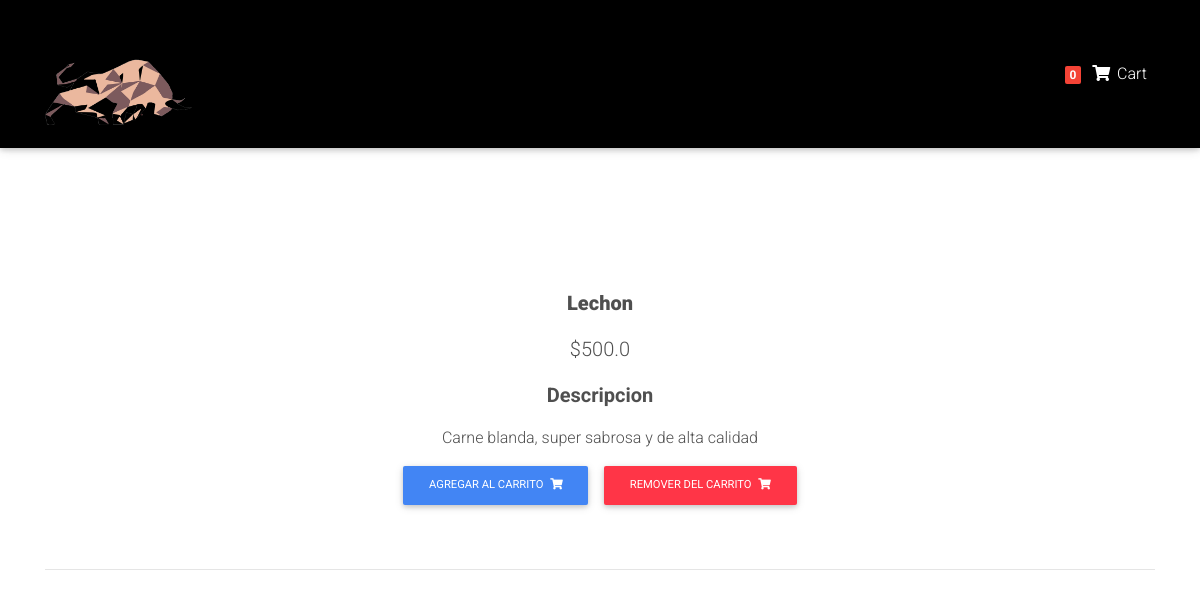
The app's page /producto/Test-product2/ with its own data.
### Buffet/models.py (models this page shows, shortened)
class Item(models.Model):
    title = models.CharField(max_length=100)
    price = models.FloatField()
    category = models.CharField(choices=CATEGORY_CHOICES, max_length=2)
    slug = models.SlugField()
    descripcion = models.TextField()
    def add_to_cart_url(self):
        return reverse("Buffet:add_to_cart", kwargs={
            'slug': self.slug
        })
    def get_remove_cart(self):
        return reverse("Buffet:remove_cart", kwargs={
            'slug': self.slug
        })

### Buffet/views.py (the view)
# urls.py: path('producto/<slug>/', ItemDetailView.as_view(), name = 'product'),
class ItemDetailView(DetailView):
    model = Item
    template_name = "product.html"

### Buffet/templatetags/cart_templatestags.py (called while the page is built)
@register.filter
def cart_item_count(user):
    if user.is_authenticated:
        qs = Order.objects.filter(user=user, ordered=False)
        if qs.exists():
            return qs[0].items.count()
    return 0

### Buffet/templates/product.html (shortened to what this page needs)
{% extends "base_cart.html" %}
{% load static %}
{% block content %}
<body>
  <main class="mt-5 pt-4">
    <div class="container dark-grey-text mt-5">
      <div class="row wow fadeIn">
        <div class="col-md-6 mb-4"style="text-align: center; margin-left: auto; margin-right: auto;">
          <div class="p-4" style="text-align: center; margin-left: auto; margin-right: auto;">
            <p class="lead font-weight-bold">
              <span><strong>{{ object.title }}</strong></span>
            </p>
            <p class="lead">
              <span>${{ object.price }}</span>
            </p>
            <p class="lead font-weight-bold">Descripcion</p>
            <p>{{ object.descripcion }}</p>
            <a href="{{ object.add_to_cart_url }}" class="btn btn-primary btn-md my-0 p" >Agregar al Carrito
              <i class="fas fa-shopping-cart ml-1"></i>
            </a>
            <a href="{{ object.get_remove_cart }}" class="btn btn-danger btn-md my-0 p" >Remover del Carrito
              <i class="fas fa-shopping-cart ml-1"></i>
            </a>
          </div>
        </div>
      </div>
      <hr>
{% endblock %}

### Buffet/templates/base_cart.html (style rules this page uses)
html, body, header, .carousel { height: 60vh; }

### records on screen
Item: title "Lechon", price "500.0", descripcion "Carne blanda, super sabrosa y de alta calidad"

### other values on screen
{{ request.user|cart_item_count }} "0"
